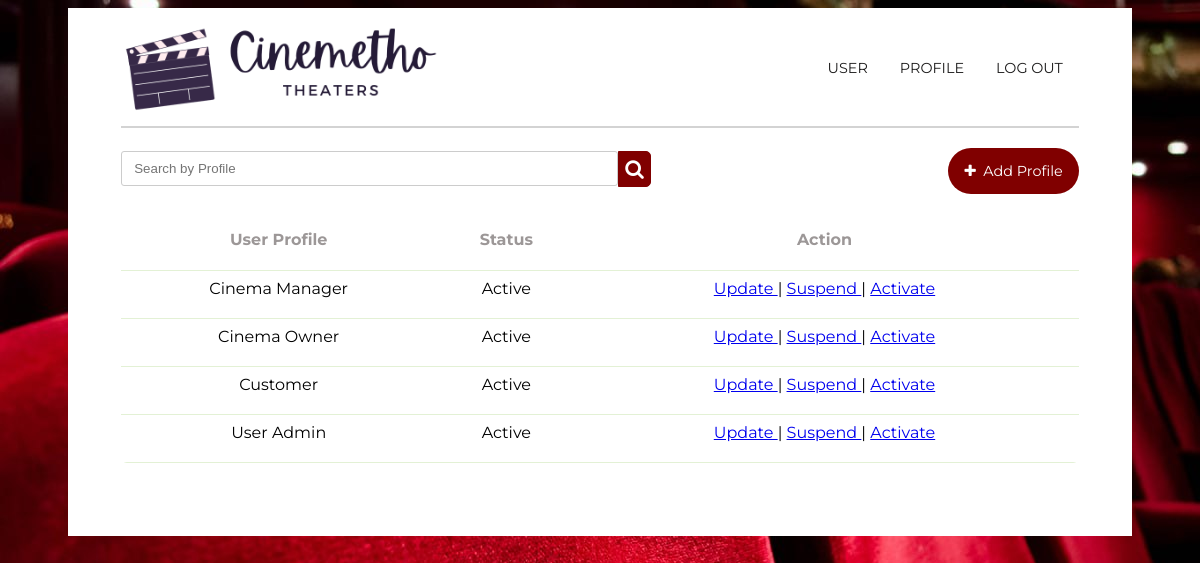
The page /cinemetho/Boundary/userProfile.php on the database its author committed.
### tables this page shows
CREATE TABLE `userprofile` (
  `userProfile_ID` int(10) NOT NULL,
  `upName` varchar(100) NOT NULL,
  `profile_status` varchar(100) NOT NULL DEFAULT 'Active'
);

### cinemetho/config.php (called while the page is built, shortened)
<?php
class DB {
  function __construct() {
      $this->conn = mysqli_connect(HOST, USER, PASS, DB);
  }
}
?>

### cinemetho/Entity/UserProfileEntity.php (called while the page is built, shortened)
<?php
include_once("../config.php");
class UserProfile
{
    public function getUserProfiles()
    {
        $conn = mysqli_connect(HOST, USER, PASS, DB);
        $query = "SELECT userProfile_ID, upName, profile_status FROM userProfile ORDER BY upName ASC";
        $result = mysqli_query($conn, $query);
        $userProfiles = array();
        while ($row = mysqli_fetch_assoc($result)) {
            $userProfiles[] = $row;
        }
        return $userProfiles;
    }
}

### cinemetho/Controller/getUserProfileCtl.php (called while the page is built)
<?php
include_once("../Entity/UserProfileEntity.php");
class getUserProfiles
{
    public function getUserProfiles()
    {
        $vuc = new UserProfile();
        $results = $vuc->getUserProfiles();
        return $results;
    }
}

### cinemetho/Boundary/userProfile.php (the view, shortened to what this page needs)
<?php
include_once("../Controller/getUserProfileCtl.php");
$userProfileCtl = new getUserProfiles();
$userProfiles = $userProfileCtl->getUserProfiles();
?>
<!DOCTYPE html>
<html>
    <head>
        <link rel="stylesheet" href="../ua_style.css">
        <link rel="stylesheet" href="https://cdnjs.cloudflare.com/ajax/libs/font-awesome/4.7.0/css/font-awesome.min.css">
    </head>
    <body>
        <div class="white-box">
            <section>
                <div class="container1">
                    <div class="logo">
                        <img src="../Images/cinemethologo.jpeg">
                    </div>
                    <div class="topnav">
                        <a href="../Boundary/index.php">LOG OUT</a>
                        <a href="userProfile.php">PROFILE</a>
                        <a href="manageUser.php">USER</a>
                    </div>
                </div>
            </section>
            <hr>
            <br>
            <br>
            <div class="container" style="margin-top: -3%; margin-bottom: 3%; ">
                <div class="search">
                    <input type="text" class="searchTerm" id="search" placeholder="Search by Profile">
                    <button type="submit" class="searchButton">
                        <i class="fa fa-search"></i>
                    </button>
                </div>
                <div class="topnav" style="margin-top: 1%;">
                    <a1 onclick="location.href='addUserProfile.php'" style="margin-left: 5%;">
                        <i class="fa fa-plus" aria-hidden="true"></i>&nbsp;&nbsp;Add Profile
                    </a1>
                </div>
            </div>
            <table id="profileTable" class="CMtable" style="width:100%">
                <tr>
                    <th>User Profile</th>
                    <th>Status</th>
                    <th>Action</th>
                </tr> <?php foreach ($userProfiles as $userprofile) { ?> <tr>
                    <td  id="profileTable" class="CMtable"> <?php echo is_array($userprofile) ? $userprofile['upName'] : $userprofile; ?> </td>
                    <td  id="profileTable" class="CMtable"> <?php echo is_array($userprofile) ? $userprofile['profile_status'] : $userprofile; ?> </td>
                    <td>
                        <a href="updateUserProfile.php?userProfile_ID=
																			<?php echo $userprofile['userProfile_ID']; ?>&upName=
																			<?php echo $userprofile['upName']; ?>">Update </a> | <a href="suspendUserProfile.php?userProfile_ID=
																			<?php echo $userprofile['userProfile_ID']; ?>" onClick="return confirm('Are you sure you want to suspend?')">Suspend </a> | <a href="activateUserProfile.php?userProfile_ID=
																			<?php echo $userprofile['userProfile_ID']; ?>" onClick="return confirm('Are you sure you want to activate?')">Activate </a>
                    </td>
                </tr> <?php } ?>
            </table>
            <br>
        </div>
    </body>
</html>

### cinemetho/ua_style.css (style rules this page uses)
.topnav { overflow: hidden; }
.topnav a { float: right; color: #1e1d1d; text-align: center; padding: 14px 16px; text-decoration: none; font-size: 90%; font-family: 'Montserrat', sans-serif; }
.container1 { display: grid; align-items: center; grid-template-columns: 30ch auto; column-gap: 10%; padding-top: 1%; }
.container1 img { max-width: 100%; max-height: 100%; }
.white-box { background-color: white; color: black; padding-left: 5%; padding-right: 5%; padding-bottom: 5%; }
body { padding-top: 0%; padding-bottom:0%; padding-left: 5%; padding-right: 5%; background-image: url("Images/background.jpeg"); overflow: auto; overflow-x: hidden; font-family: 'Montserrat', sans-serif; }
.container { display: grid; align-items: center; grid-template-columns: 50ch auto; column-gap: 10%; }
table { border-collapse: separate; }
td, th { padding-left: 1.5%; padding-right: 1.5%; padding-bottom: 1.5%; }
input[type=text] { width: 200%; margin-bottom: 20px; padding: 12px; border: 1px solid #ccc; border-radius: 3px; }
hr { border: 1px solid lightgrey; }
.search { width: 100%; position: relative; display: flex; height: 36px; }
.searchTerm { width: 100%; border: 3px solid #800000; border-right: none; padding: 5px; height: 20px; border-radius: 5px 0 0 5px; outline: #800000; color: #800000; height: 25%; }
.searchButton { width: 40px; height: 100%; border: 1px solid #800000; background: #800000; text-align: center; color: #fff; border-radius: 0 5px 5px 0; cursor: pointer; font-size: 20px; }
table.CMtable { border-spacing: 1; border-collapse: collapse; background:rgb(255, 255, 255); border-radius:6px; overflow:hidden; width:100%; margin:0 auto; position:relative; }
table.CMtable td,th { padding-left:8px; text-align: center; vertical-align: middle; position: relative; }
table.CMtable th { height:20%; background-color: white; font-size:16px; text-align: center; color:#9c9797; }
table.CMtable tbody tr { height:48px; border-bottom:1px solid #E3F1D5 ; }
.topnav a1 { float: right; color: #ffffff; text-align: center; padding: 14px 16px; text-decoration: none; font-size: 90%; font-family: 'Montserrat', sans-serif; border-radius: 25px; background-color: #800000; }

### cinemetho/Boundary/userProfile.php (style rules this page uses)
body { background-image: url("../Images/background.jpeg"); }

### rows shown on the page
userprofile: upName "Cinema Manager", profile_status "Active"
userprofile: upName "Cinema Owner", profile_status "Active"
userprofile: upName "Customer", profile_status "Active"
userprofile: upName "User Admin", profile_status "Active"
